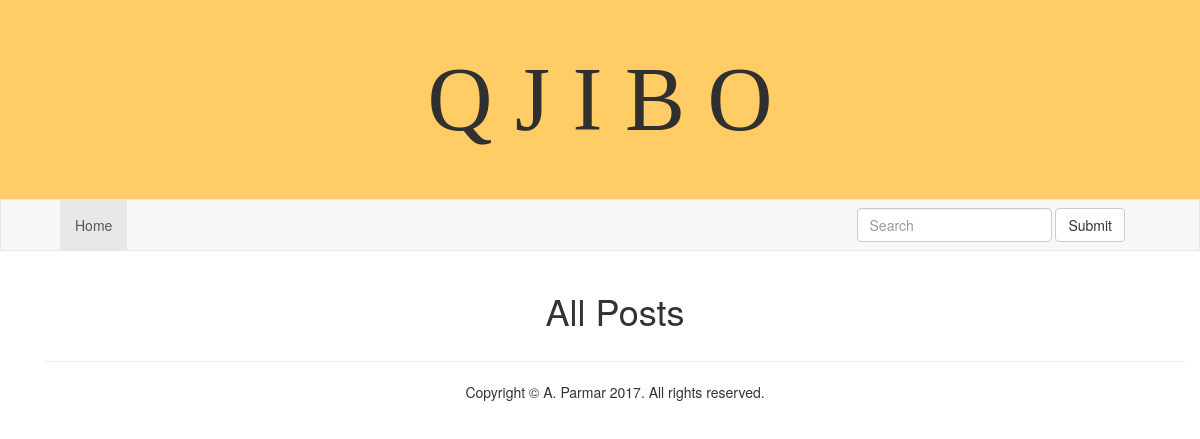
Before: /home/ with the older database file.
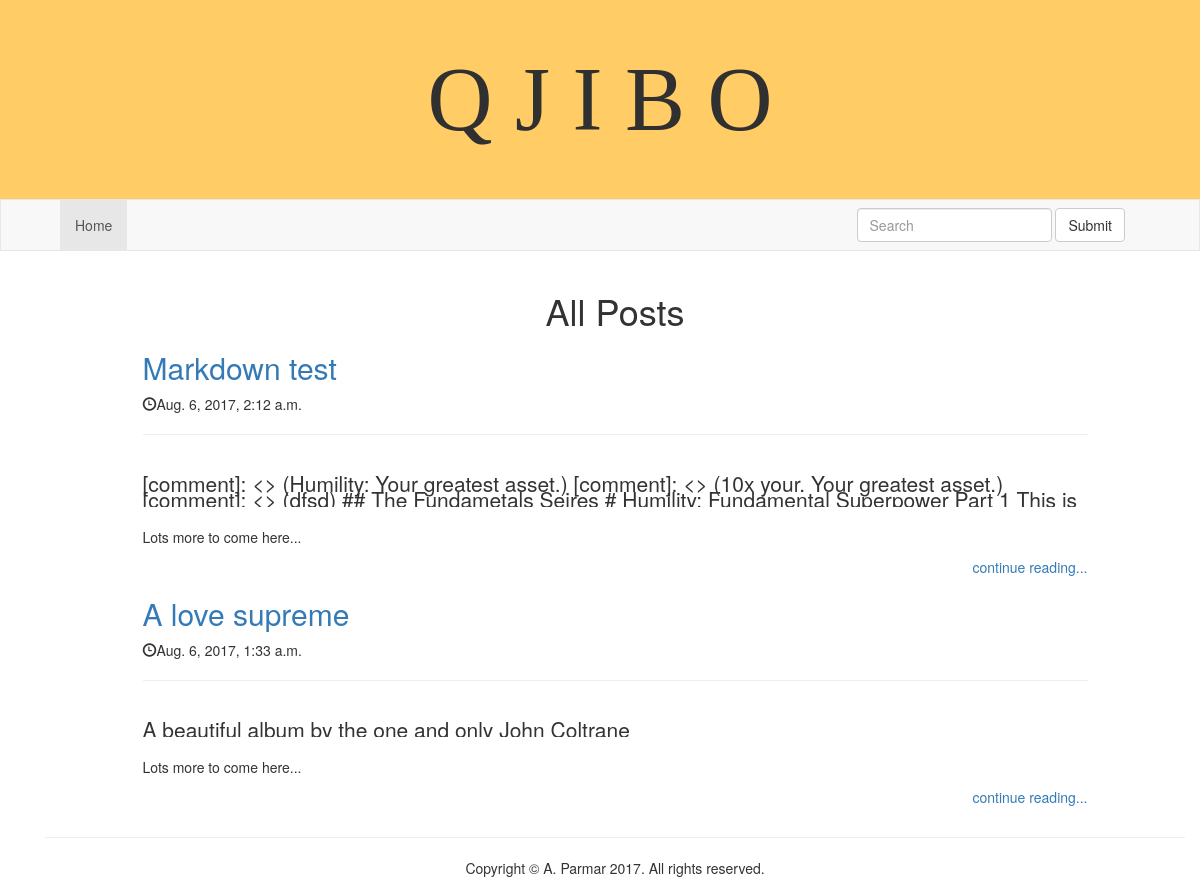
After: the same page with the newer database file.
### blogengine/models.py (models this page shows, shortened)
class Post(models.Model):
	title = models.CharField(max_length=200)
	pub_date = models.DateTimeField()
	text = models.TextField()

### blogengine/views.py (the view)
# urls.py: url(r'^home/$', views.IndexView.as_view(), name='home'),
class IndexView(generic.ListView):
	template_name = 'blogengine/home.html'
	def get_queryset(self):
		return Post.objects.all().order_by("-pub_date")

### blogengine/templates/blogengine/home.html
{% extends "blogengine/includes/base.html" %}
	{% block content %}
	    <div id="body" class="container">
	    	<div class="row">
			    <div class="col-md-10 col-md-offset-1">
			        <h1 class="text-center" >All Posts</h1>
			        {% for post in object_list %}
			        	<article>
						    <h2><a href="{% url 'blogengine:post_detail' post.id %}">{{ post.title }}</a></h2>
						    <div class="row">
						        <div class="col-sm-6 col-md-6">
						                <span class="pull-left">
					                	<span class="glyphicon glyphicon-time"></span>{{ post.pub_date }}
						                </span>
						        </div>
						    </div>
						    <hr>
						    <br>
						    <p class="lead text">{{ post.text }}</p>
						    <p>Lots more to come here...</p>
						    <p class="text-right">
						        <a href="/post/{{post.id}}" class="text-right">
						            continue reading...
						        </a>
						    </p>
						</article>
			        {% endfor %}
			    </div>
			</div>
	    </div>
	{% endblock %}

Changed rows visible on the page:
added Post: title "Markdown test", pub_date "Aug. 6, 2017, 2:12 a.m.", text "[comment]: <> (Humility: Your greatest asset.) [comment]: <> (10x your. Your greatest asset.) [comment]: <> (dfsd) ## The Fundametals Seires # Humility: Fundamental Superpower Part 1 This…"
added Post: title "A love supreme", pub_date "Aug. 6, 2017, 1:33 a.m.", text "A beautiful album by the one and only John Coltrane"
